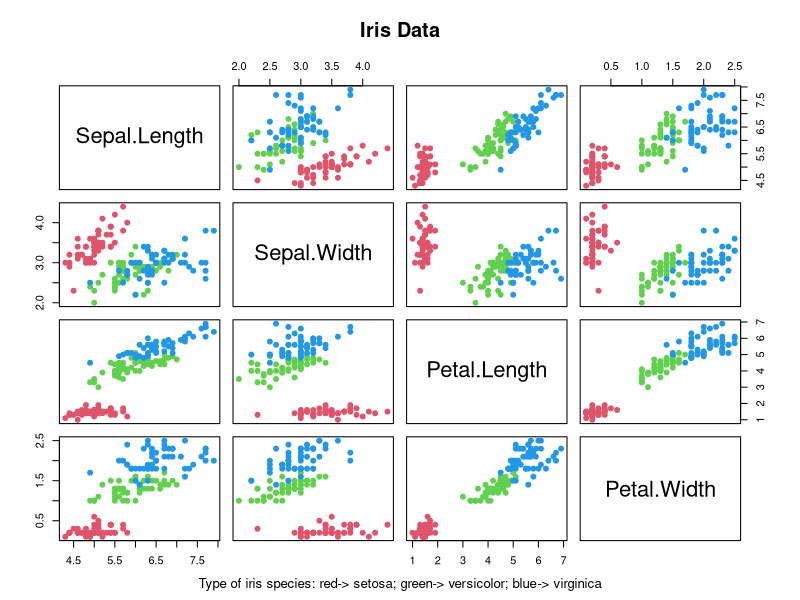
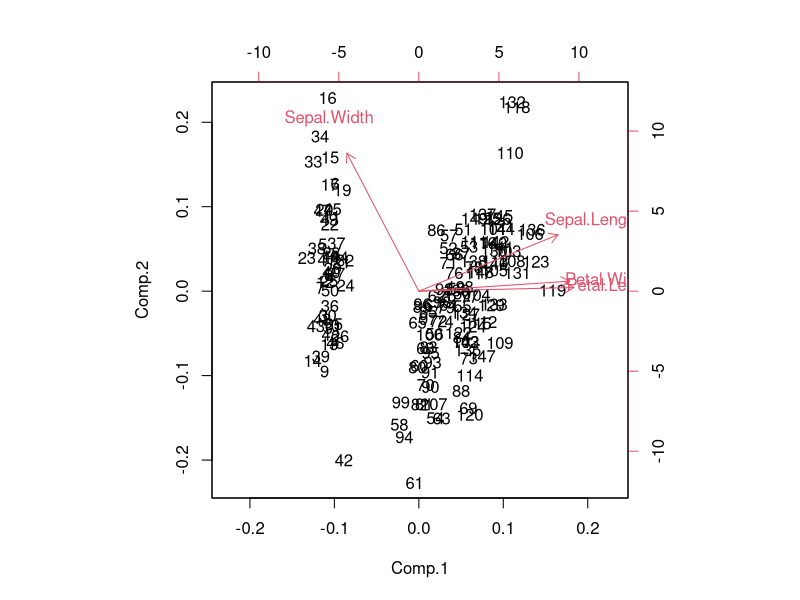

Write the R code that produced these figures, in order. (Note: this script raises an error after producing the figures.)
# PCA for Iris dataset

data(iris)
data_iris <- iris[1:4]
str(iris) 
summary(iris[1:4])
pairs(data_iris,main="Iris Data", pch=19, col=as.numeric(iris$Species)+1)
mtext("Type of iris species: red-> setosa; green-> versicolor; blue-> virginica", 1, line=3.7,cex=.8)

# To examine variability of all numeric variables
sapply(data_iris,var)
range(sapply(iris[1:4],var))

# maybe this range of variability is big in this context.
# Thus, we will use the correlation matrix
# For this, we must standardize our variables with scale() function:
data_iris_stand <- as.data.frame(scale(iris[,1:4]))
sapply(data_iris_stand, sd) #now, standard deviations are 1

# Calculating the covariance matrix
Cov_data <- cov(data_iris_stand )

# Find out the eigenvectors and eigenvalues using the covariance matrix
Eigen_data <- eigen(Cov_data)


# We have calculated the Eigen values from the data. We will now look at the PCA function princomp() 
# which automatically calculates these values.
# Using the inbuilt function
# cor a logical value indicating whether the calculation should use the correlation matrix or the covariance matrix. 
# The correlation matrix can only be used if there are no constant variables.
PCA_data <- princomp(data_iris_stand, cor="False")

# Let’s now compare the output variances
Eigen_data$values
PCA_data$sdev^2

# There is a slight difference due to squaring in PCA_data but the outputs are more or less similar. 
# We can also compare the eigenvectors of both models.
# compare the eigenvectors of both models.
PCA_data$loadings[,1:4]
Eigen_data$vectors
# the same values

# To know the importance of the first component, we can view the summary of the model.
summary(PCA_data)

# From the Proportion of Variance, we see that the first component has an importance of 72.9% in 
# predicting the class while the second principal component has an importance of 2.2% and so on. 
# This means that using just the first component instead of all the 4 features will make our 
# model accuracy to be about 92.5% while we use only one-fourth of the entire set of features.
# If we want the higher accuracy, we can take the first two components together and obtain a cumulative 
# accuracy. We can also understand how our features are transformed by using the biplot function on our model.
biplot (PCA_data)


### The same with prcomp

#Apply the prcomp() function to calculate the principal components:
#If we use prcomp() function, we indicate 'scale=TRUE' to use correlation matrix
pca_data2 <- prcomp(iris.stand, scale=FALSE)
#it is just the same that: prcomp(iris[,1:4],scale=T) and prcomp(iris.stand)
#similar with princomp(): princomp(iris.stand, cor=T)
pca_data2
summary(pca_data2)
#This gives us the standard deviation of each component, and the proportion of variance explained by each component.
#The standard deviation is stored in (see 'str(pca)'):
pca$sdev

#plot of variance of each PCA.
#It will be useful to decide how many principal components should be retained.
screeplot(pca, type="lines",col=3)
#From this plot and from the values of the ‘Cumulative Proportion of Variance’ (in summary(pca)) 
#we can conclude that retaining 2 components would give us enough information, 
#as we can see that the first two principal components account for over 95% of the variation in the original data.

#The loadings for the principal components are stored in:
pca$rotation # with princomp(): pca$loadings


# This means that the first two principal component is a linear combination of the variables:

# PC1 = 0.521*Z_1 - 0.269*Z_2 + 0.580*Z_3 + 0.564*Z_4
#
# PC2 = -0.377*Z_1 - 0.923*Z_2 - 0.024*Z_3 - 0.066*Z_4
# where Z_1, \ldots, Z_4 are the standardization of original variables.

# The weights of the PC1 are similar except the associate to Sepal.Width variable that is negative. 
# This component discriminate on one side the Sepal.Width and on the other side the rest of variables (see biplot).  
# This one principal component accounts for over 72% of the variability in the data.
# All weights on the second principal component are negative. Thus the PC2 might seem considered as an overall size measurement.
# When the iris has larger sepal and petal values than average, the PC2 will be smaller than average. 
# This component explain the 23% of the variability.
#
# The following figure show the first two components and the observations on the same diagram, 
# which helps to interpret the factorial axes while looking at observations location.

#biplot of first two principal components
biplot(pca,cex=0.8)
abline(h = 0, v = 0, lty = 2, col = 8)

